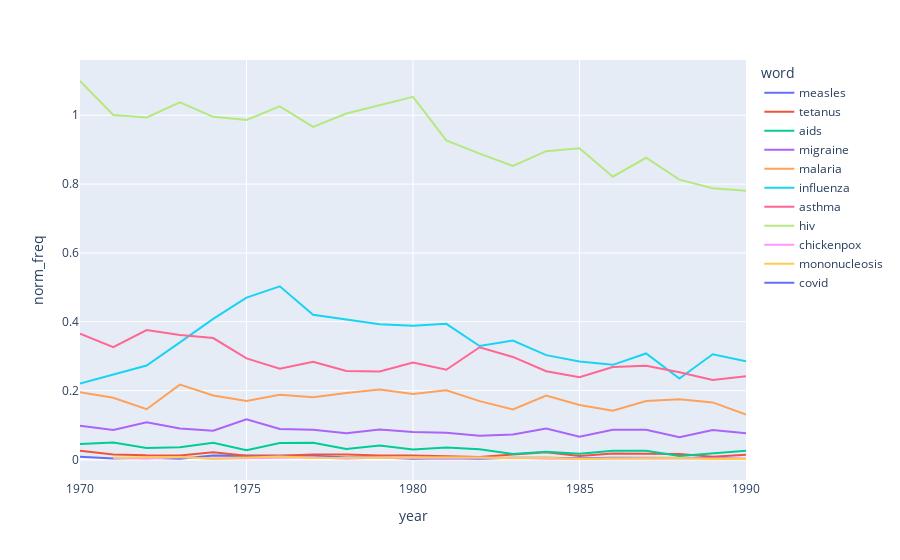

Notebook code cell kept with this figure:
### Code cell
data_freqs = get_word_freqs(data_90,"lemma_without_stopwords")  #frekvencia vyskytu jednotlivych chorob za roky 1970-90
word_trend(data_freqs, diseases)

### Figure 1 — Plotly figure (JSON) as saved in the notebook; plotly's stock layout.template omitted (floating-point values rounded to 4 significant figures)
{"data": [{"hovertemplate": "word=measles<br>year=%{x}<br>norm_freq=%{y}<extra></extra>", "legendgroup": "measles", "line": {"color": "#636efa", "dash": "solid"}, "marker": {"symbol": "circle"}, "mode": "lines", "name": "measles", "orientation": "v", "showlegend": true, "type": "scatter", "x": [1970, 1971, 1972, 1973, 1974, 1977, 1978, 1979, 1980, 1981, 1982, 1983, 1984, 1985, 1986, 1987, 1988, 1989, 1990], "xaxis": "x", "y": [0.007514, 0.002453, 0.004788, 0.002363, 0.0116, 0.0105, 0.006031, 0.005808, 0.001944, 0.003863, 0.001863, 0.005318, 0.005197, 0.003293, 0.004713, 0.004464, 0.004227, 0.004076, 0.001334], "yaxis": "y"}, {"hovertemplate": "word=tetanus<br>year=%{x}<br>norm_freq=%{y}<extra></extra>", "legendgroup": "tetanus", "line": {"color": "#EF553B", "dash": "solid"}, "marker": {"symbol": "circle"}, "mode": "lines", "name": "tetanus", "orientation": "v", "showlegend": true, "type": "scatter", "x": [1970, 1971, 1972, 1973, 1974, 1975, 1976, 1977, 1978, 1979, 1980, 1981, 1982, 1983, 1984, 1985, 1986, 1987, 1988, 1989, 1990], "xaxis": "x", "y": [0.02505, 0.01472, 0.01197, 0.01182, 0.02088, 0.01104, 0.0108, 0.01471, 0.01407, 0.01162, 0.01166, 0.009658, 0.007452, 0.01418, 0.02079, 0.009879, 0.01728, 0.01637, 0.0155, 0.008151, 0.01334], "yaxis": "y"}, {"hovertemplate": "word=aids<br>year=%{x}<br>norm_freq=%{y}<extra></extra>", "legendgroup": "aids", "line": {"color": "#00cc96", "dash": "solid"}, "marker": {"symbol": "circle"}, "mode": "lines", "name": "aids", "orientation": "v", "showlegend": true, "type": "scatter", "x": [1970, 1971, 1972, 1973, 1974, 1975, 1976, 1977, 1978, 1979, 1980, 1981, 1982, 1983, 1984, 1985, 1986, 1987, 1988, 1989, 1990], "xaxis": "x", "y": [0.04508, 0.04905, 0.03351, 0.03545, 0.04873, 0.02649, 0.04751, 0.04832, 0.03016, 0.04066, 0.02915, 0.03477, 0.02981, 0.01595, 0.02252, 0.01647, 0.02513, 0.0253, 0.009864, 0.01766, 0.02535], "yaxis": "y"}, {"hovertemplate": "word=migraine<br>year=%{x}<br>norm_freq=%{y}<extra></extra>", "legendgroup": "migraine", "line": {"color": "#ab63fa", "dash": "solid"}, "marker": {"symbol": "circle"}, "mode": "lines", "name": "migraine", "orientation": "v", "showlegend": true, "type": "scatter", "x": [1970, 1971, 1972, 1973, 1974, 1975, 1976, 1977, 1978, 1979, 1980, 1981, 1982, 1983, 1984, 1985, 1986, 1987, 1988, 1989, 1990], "xaxis": "x", "y": [0.09768, 0.08584, 0.1077, 0.0898, 0.08353, 0.117, 0.08854, 0.08614, 0.0764, 0.08712, 0.07969, 0.07726, 0.06893, 0.07268, 0.09008, 0.06586, 0.0864, 0.08631, 0.06482, 0.08559, 0.07604], "yaxis": "y"}, {"hovertemplate": "word=malaria<br>year=%{x}<br>norm_freq=%{y}<extra></extra>", "legendgroup": "malaria", "line": {"color": "#FFA15A", "dash": "solid"}, "marker": {"symbol": "circle"}, "mode": "lines", "name": "malaria", "orientation": "v", "showlegend": true, "type": "scatter", "x": [1970, 1971, 1972, 1973, 1974, 1975, 1976, 1977, 1978, 1979, 1980, 1981, 1982, 1983, 1984, 1985, 1986, 1987, 1988, 1989, 1990], "xaxis": "x", "y": [0.1954, 0.179, 0.146, 0.2174, 0.1856, 0.17, 0.1879, 0.1807, 0.193, 0.2033, 0.1905, 0.2009, 0.1695, 0.1454, 0.1854, 0.1581, 0.1414, 0.1696, 0.1747, 0.1657, 0.1307], "yaxis": "y"}, {"hovertemplate": "word=influenza<br>year=%{x}<br>norm_freq=%{y}<extra></extra>", "legendgroup": "influenza", "line": {"color": "#19d3f3", "dash": "solid"}, "marker": {"symbol": "circle"}, "mode": "lines", "name": "influenza", "orientation": "v", "showlegend": true, "type": "scatter", "x": [1970, 1971, 1972, 1973, 1974, 1975, 1976, 1977, 1978, 1979, 1980, 1981, 1982, 1983, 1984, 1985, 1986, 1987, 1988, 1989, 1990], "xaxis": "x", "y": [0.2204, 0.2477, 0.2729, 0.3403, 0.4084, 0.4701, 0.5032, 0.4202, 0.4061, 0.393, 0.3887, 0.394, 0.3298, 0.3457, 0.3032, 0.2848, 0.2749, 0.308, 0.2353, 0.3057, 0.2855], "yaxis": "y"}, {"hovertemplate": "word=asthma<br>year=%{x}<br>norm_freq=%{y}<extra></extra>", "legendgroup": "asthma", "line": {"color": "#FF6692", "dash": "solid"}, "marker": {"symbol": "circle"}, "mode": "lines", "name": "asthma", "orientation": "v", "showlegend": true, "type": "scatter", "x": [1970, 1971, 1972, 1973, 1974, 1975, 1976, 1977, 1978, 1979, 1980, 1981, 1982, 1983, 1984, 1985, 1986, 1987, 1988, 1989, 1990], "xaxis": "x", "y": [0.3657, 0.3262, 0.3758, 0.3616, 0.3527, 0.2936, 0.2635, 0.2836, 0.2573, 0.2556, 0.2818, 0.2608, 0.326, 0.2978, 0.2564, 0.2387, 0.2686, 0.2723, 0.2536, 0.231, 0.2415], "yaxis": "y"}, {"hovertemplate": "word=hiv<br>year=%{x}<br>norm_freq=%{y}<extra></extra>", "legendgroup": "hiv", "line": {"color": "#B6E880", "dash": "solid"}, "marker": {"symbol": "circle"}, "mode": "lines", "name": "hiv", "orientation": "v", "showlegend": true, "type": "scatter", "x": [1970, 1971, 1972, 1973, 1974, 1975, 1976, 1977, 1978, 1979, 1980, 1981, 1982, 1983, 1984, 1985, 1986, 1987, 1988, 1989, 1990], "xaxis": "x", "y": [1.1, 1.001, 0.9935, 1.037, 0.9954, 0.9866, 1.026, 0.9664, 1.005, 1.03, 1.053, 0.9271, 0.8886, 0.8527, 0.8956, 0.9039, 0.8216, 0.8765, 0.8131, 0.788, 0.7805], "yaxis": "y"}, {"hovertemplate": "word=chickenpox<br>year=%{x}<br>norm_freq=%{y}<extra></extra>", "legendgroup": "chickenpox", "line": {"color": "#FF97FF", "dash": "solid"}, "marker": {"symbol": "circle"}, "mode": "lines", "name": "chickenpox", "orientation": "v", "showlegend": true, "type": "scatter", "x": [1971, 1972, 1973, 1974, 1977, 1978, 1979, 1983, 1984, 1987, 1988, 1990], "xaxis": "x", "y": [0.004905, 0.002394, 0.007089, 0.00232, 0.006303, 0.00201, 0.005808, 0.005318, 0.001732, 0.002976, 0.001409, 0.002668], "yaxis": "y"}, {"hovertemplate": "word=mononucleosis<br>year=%{x}<br>norm_freq=%{y}<extra></extra>", "legendgroup": "mononucleosis", "line": {"color": "#FECB52", "dash": "solid"}, "marker": {"symbol": "circle"}, "mode": "lines", "name": "mononucleosis", "orientation": "v", "showlegend": true, "type": "scatter", "x": [1971, 1973, 1974, 1975, 1976, 1977, 1979, 1981, 1982, 1983, 1984, 1985, 1986, 1987, 1988, 1989, 1990], "xaxis": "x", "y": [0.004905, 0.007089, 0.00232, 0.004414, 0.008638, 0.004202, 0.005808, 0.005795, 0.005589, 0.003545, 0.005197, 0.001647, 0.003142, 0.004464, 0.004227, 0.001359, 0.001334], "yaxis": "y"}, {"hovertemplate": "word=covid<br>year=%{x}<br>norm_freq=%{y}<extra></extra>", "legendgroup": "covid", "line": {"color": "#636efa", "dash": "solid"}, "marker": {"symbol": "circle"}, "mode": "lines", "name": "covid", "orientation": "v", "showlegend": true, "type": "scatter", "x": [1990], "xaxis": "x", "y": [0.001334], "yaxis": "y"}], "layout": {"legend": {"title": {"text": "word"}, "tracegroupgap": 0}, "margin": {"t": 60}, "xaxis": {"anchor": "y", "domain": [0, 1], "title": {"text": "year"}}, "yaxis": {"anchor": "x", "domain": [0, 1], "title": {"text": "norm_freq"}}}}
